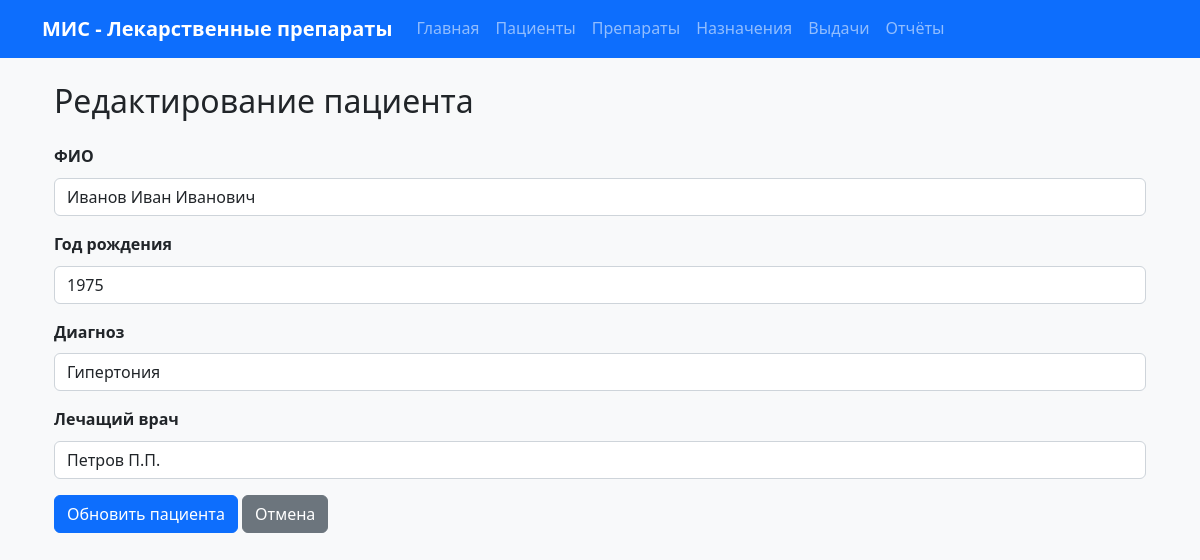
The page /patients/edit/1 on the database as committed earlier.
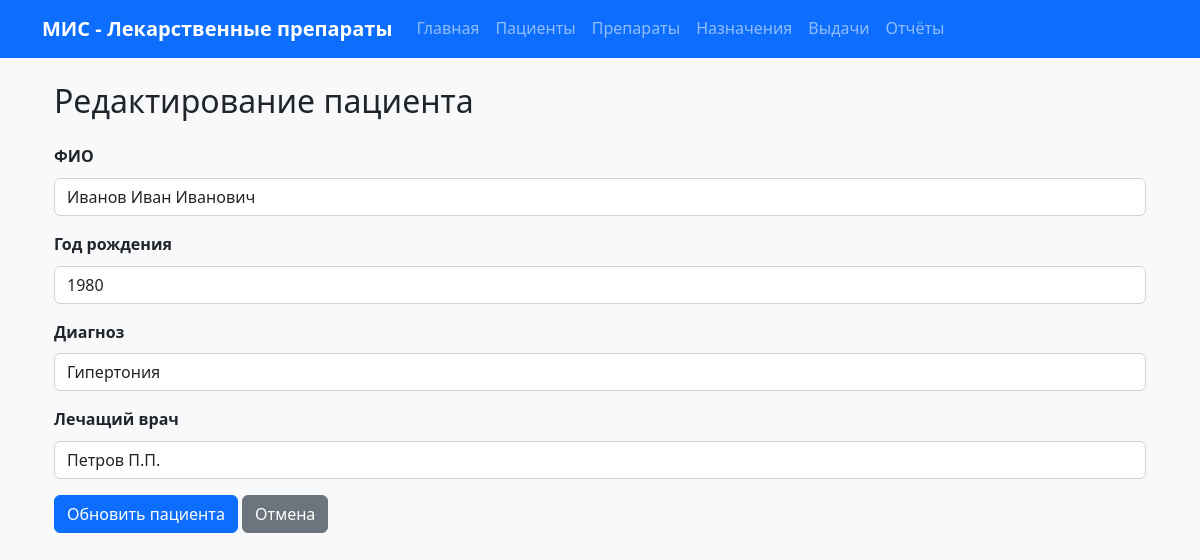
The same page on the database as committed later.
### tables this page shows
CREATE TABLE patients (
            patient_id INTEGER PRIMARY KEY AUTOINCREMENT,
            fio TEXT NOT NULL,
            birth_year INTEGER NOT NULL,
            diagnosis TEXT NOT NULL,
            attending_doctor TEXT NOT NULL,
            created_at TIMESTAMP DEFAULT CURRENT_TIMESTAMP,
            updated_at TIMESTAMP DEFAULT CURRENT_TIMESTAMP
        );

### routes.py (the view, shortened to what this page needs)
    @app.route("/patients/edit/<int:patient_id>", methods=["GET", "POST"])
    def edit_patient(patient_id):
        patient = Patient.get_by_id(patient_id)
        if not patient:
            flash("Пациент не найден", "error")
            return redirect(url_for("patients"))
        return render_template("patient_form.html", patient=patient)

### database.py (called while the page is built)
def get_db():
    if 'db' not in g:
        g.db = sqlite3.connect(current_app.config['DATABASE_PATH'])
        g.db.row_factory = sqlite3.Row
    return g.db

def execute_query(query, params=None):
    db = get_db()
    if params:
        cursor = db.execute(query, params)
    else:
        cursor = db.execute(query)
    return cursor

def fetch_one(query, params=None):
    cursor = execute_query(query, params)
    return cursor.fetchone()

### models.py (called while the page is built)
    @staticmethod
    def get_by_id(patient_id):
        query = "SELECT * FROM patients WHERE patient_id = ?"
        row = fetch_one(query, (patient_id,))
        if row:
            return Patient(patient_id=row["patient_id"], fio=row["fio"], birth_year=row["birth_year"], diagnosis=row["diagnosis"], attending_doctor=row["attending_doctor"])
        return None

### templates/patient_form.html (shortened to what this page needs)
{% extends "base.html" %}
{% block content %}
<div class="container mt-4">
    <h2 class="mb-4">
        {% if patient %}Редактирование пациента{% else %}Добавление пациента{% endif %}
    </h2>
    <form method="POST">
        <div class="mb-3">
            <label for="fio" class="form-label">ФИО</label>
            <input type="text" class="form-control" id="fio" name="fio"
                   value="{% if patient %}{{ patient.fio }}{% endif %}" required>
        </div>
        <div class="mb-3">
            <label for="birth_year" class="form-label">Год рождения</label>
            <input type="number" class="form-control" id="birth_year" name="birth_year"
                   value="{% if patient %}{{ patient.birth_year }}{% endif %}" min="1900" max="{{ current_year }}" required>
        </div>
        <div class="mb-3">
            <label for="diagnosis" class="form-label">Диагноз</label>
            <input type="text" class="form-control" id="diagnosis" name="diagnosis"
                   value="{% if patient %}{{ patient.diagnosis }}{% endif %}" required>
        </div>
        <div class="mb-3">
            <label for="attending_doctor" class="form-label">Лечащий врач</label>
            <input type="text" class="form-control" id="attending_doctor" name="attending_doctor"
                   value="{% if patient %}{{ patient.attending_doctor }}{% endif %}" required>
        </div>
        <div class="mb-3">
            <button type="submit" class="btn btn-primary">
                {% if patient %}Обновить пациента{% else %}Добавить пациента{% endif %}
            </button>
            <a href="{{ url_for("patients") }}" class="btn btn-secondary">Отмена</a>
        </div>
    </form>
</div>
{% endblock %}

Rows that differ between the two databases and show on the page:
changed patients "Иванов Иван Иванович": birth_year "1975" → "1980"
